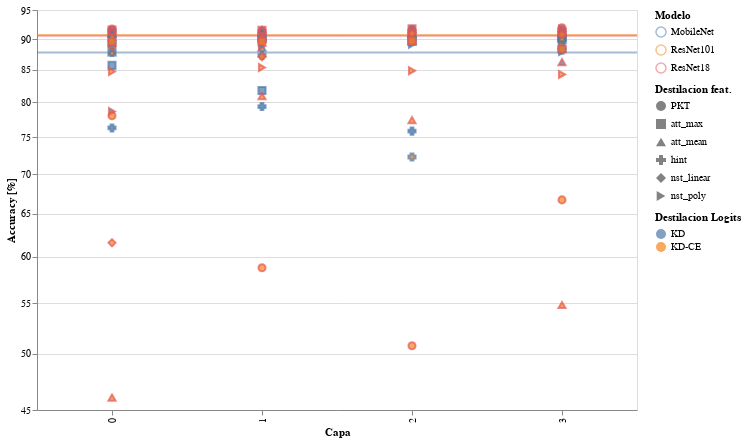

Notebook code cell kept with this figure:
### Code cell
def plot(data,phase,field, center=False, scale=None):
    detalle=['test_acc', 'test_teacher/acc', 'test_loss', 'test_eval',
           'train_acc', 'train_teacher/acc', 'train_loss', 'train_eval','distillation','last_layer','layer']
    
    
    if scale is None:
        scale='log' if field in ['loss','eval'] else 'linear'
    else:
        print("scale", scale)
    
    field_dict={'acc':"Accuracy [%]", 'eval':"Perdida Cross Entropy", 'loss':"Perdida de Destilación"
        
    }
    
    data=data[data['distillation']!='nst_gauss']
    #data['train_acc']-=data['test_acc']
    
    
    bar=alt.Chart(data).mark_point().encode(
        alt.X('layer:O', scale=alt.Scale(zero=False,base=10),title="Capa"),
        alt.Y('%s_%s'%(phase,field), 
              scale=alt.Scale(zero=False, type=scale), 
              title=field_dict[field]),
        color=alt.Color('student last_layer'if center else 'student', legend=alt.Legend(title="Modelo, KD" if center else "Modelo")),
        fill=alt.Color('student last_layer'if center else 'last_layer', legend=alt.Legend(title="Modelo, KD" if center else "Destilacion Logits")),
        shape=alt.Color('distillation', legend=alt.Legend(title="Destilacion feat.")),
        size=alt.value(50),
        tooltip=detalle
    ).interactive()
    
    if field=='acc':
        accs = {'Model':['MobileNet','ResNet18','ResNet101'],
                      'ce_train':[95.73,98.15,98.52],
                      'ce_test':[87.8,90.58,90.68]}
                                 
        
        
        df=pd.DataFrame(accs)
        
        if center:
            d=dict(list(zip(accs['Model'],accs['ce_%s'%phase])))
            data['%s_acc'%phase]-=[d[i] for i in data['student']]
        
        else:
            aggregates = alt.Chart(df).mark_rule(opacity=0.5).encode(
                        y='ce_%s:Q'%phase,
                        color='Model:N',
                        size=alt.value(2))

        
            return (aggregates+bar).properties(width=600,height=400) 
    return bar.properties(width=600,height=400)

import pandas as pd
data=Feat.load_data("./Cifar10/ResNet101/exp7/students")
plot(data,"test","acc",scale="symlog")
